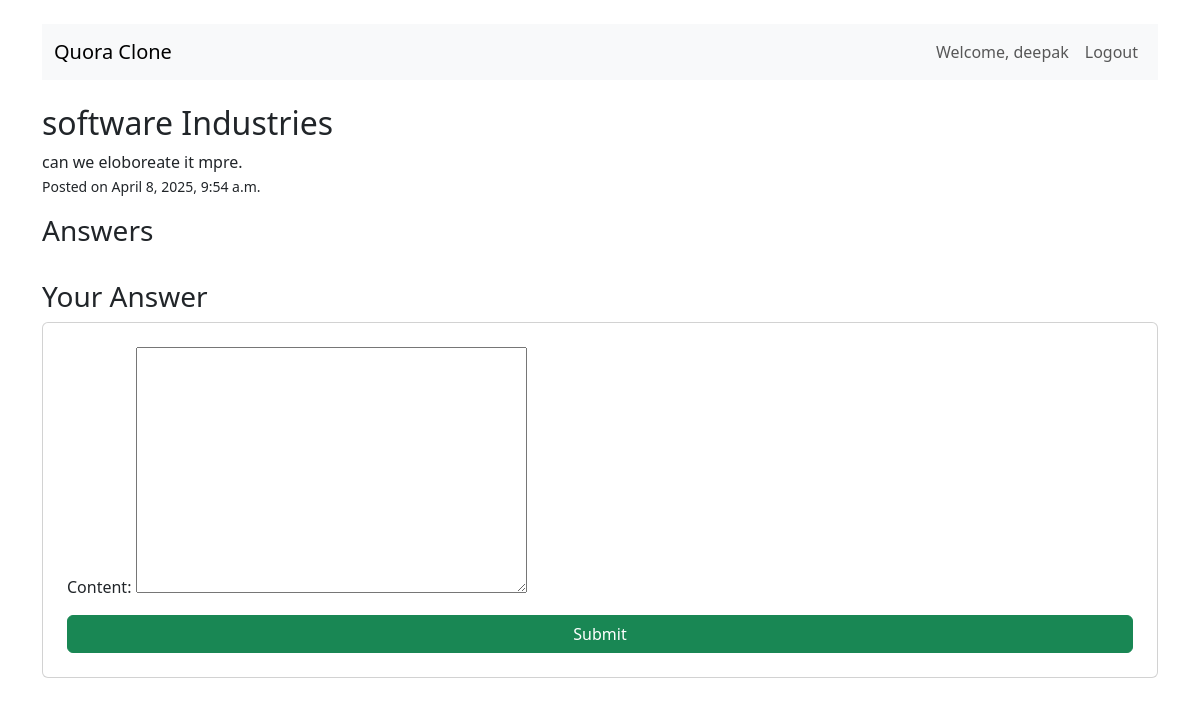
Page /question/2/ (signed in) on the committed database.
### quora_clone/models.py (models this page shows, shortened)
class Question(models.Model):
    title = models.CharField(max_length=255)
    description = models.TextField()
    author = models.ForeignKey(User, on_delete=models.CASCADE, related_name='questions')
    created_at = models.DateTimeField(auto_now_add=True)

### quora_clone/views.py (the view)
# urls.py: path('question/<int:question_id>/', views.question_detail, name='question_detail'),
@login_required
def question_detail(request, question_id):
    question = get_object_or_404(Question, id=question_id)
    answers = question.answers.all().order_by('-created_at')
    paginator = Paginator(answers, 3)
    page_number = request.GET.get('page')
    page_obj = paginator.get_page(page_number)
    if request.method == 'POST':
        form = AnswerForm(request.POST)
        if form.is_valid():
            answer = form.save(commit=False)
            answer.author = request.user
            answer.question = question
            answer.save()
            return redirect('question_detail', question_id=question.id)
    else:
        form = AnswerForm()
    return render(request, 'core/question_detail.html', {'question': question, 'form': form, 'answers': page_obj})

### quora_clone/forms.py
class AnswerForm(forms.ModelForm):
    class Meta:
        model = Answer
        fields = ['content']

### quora_clone/templates/core/question_detail.html (shortened to what this page needs)
{% extends 'core/base.html' %}
{% block content %}
<h2>{{ question.title }}</h2>
<p>{{ question.description }} <br><small>Posted on {{ question.created_at }}</small></p>
<h3>Answers</h3>
{% if user.is_authenticated %}
<h3 class="mt-4">Your Answer</h3>
<form method="post" class="card p-4 mt-2">{% csrf_token %}{{ form.as_p }}<button type="submit" class="btn btn-success">Submit</button></form>
{% else %}
<p class="mt-3"><a href="{% url 'signup' %}" class="btn btn-outline-secondary">Login to answer this question</a></p>
{% endif %}
{% endblock %}

### quora_clone/templates/core/base.html (shortened to what this page needs)
<!DOCTYPE html>
<html>
<head>
  <link href="https://cdn.jsdelivr.net/npm/bootstrap@5.3.0/dist/css/bootstrap.min.css" rel="stylesheet">
  <link href="https://cdn.jsdelivr.net/npm/bootstrap-icons@1.10.5/font/bootstrap-icons.css" rel="stylesheet">
</head>
<body class="container py-4">
  <nav class="navbar navbar-expand-lg navbar-light bg-light mb-4">
    <div class="container-fluid">
      <a class="navbar-brand" href="/">Quora Clone</a>
      <div class="collapse navbar-collapse">
        <ul class="navbar-nav ms-auto">
          {% if user.is_authenticated %}
            <li class="nav-item"><a class="nav-link" href="#">Welcome, {{ user.username }}</a></li>
            <li class="nav-item"><a class="nav-link" href="{% url 'logout' %}">Logout</a></li>
          {% else %}
            <li class="nav-item"><a class="nav-link" href="{% url 'login' %}">Login</a></li>
            <li class="nav-item"><a class="nav-link" href="{% url 'signup' %}">Signup</a></li>
          {% endif %}
        </ul>
      </div>
    </div>
  </nav>
  {% block content %}{% endblock %}
</body>
</html>

### rows in the picture
Question: title "software Industries", description "can we eloboreate it mpre.", created_at "April 8, 2025, 9:54 a.m."

### other values in the picture
{{ user.username }} "deepak"
